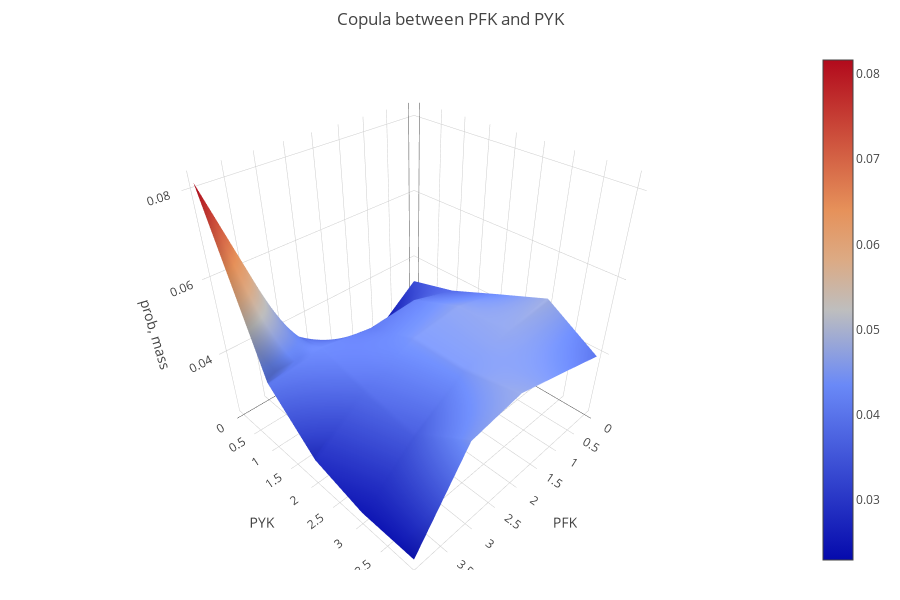

Notebook code cell kept with this figure:
### Code cell
def copula_tail_dependence(copula, cop_coeff_1, cop_coeff_2, cop_coeff_3, indicator_cutoff):

    rows, cols = copula.shape
    
    red_mass = 0
    blue_mass = 0
        
    top_left_count = 0
    bottom_right_count = 0
    top_right_count = 0
    bottom_left_count = 0
    
    top_left = []
    bottom_right = []
    top_right = []
    bottom_left = []
    
                    
    for row in range(rows):
        for col in range(cols):
            # values in the diagonal
            if ((row-col >= -cop_coeff_1*rows) & (row-col <= cop_coeff_1*rows)): 
                # values near the top left
                if (row+col < cop_coeff_2*rows -1):
                    red_mass = red_mass + copula[row][col]       
                    top_left_count = top_left_count + 1
                    top_left.append((row, col))
                    
                # values near the bottom right
                elif (row+col > cop_coeff_3*rows -1):
                    red_mass = red_mass + copula[row][col]       
                    bottom_right_count = bottom_right_count + 1
                    bottom_right.append((row, col))
            
            # values in the other diagonal
            else:
                # values near the top right and bottom left corner
                if (row+col >= cop_coeff_2*rows -1) & (row+col <= cop_coeff_3*rows -1):                    
                    # values near the top right
                    if row <= rows / 2:
                        blue_mass = blue_mass + copula[row][col]       
                        top_right_count = top_right_count + 1
                        top_right.append((row, col))
                    
                    # values near the bottom left
                    elif row > rows / 2:
                        blue_mass = blue_mass + copula[row][col]       
                        bottom_left_count = bottom_left_count + 1
                        bottom_left.append((row, col))
                                                

    print(top_left, "\n", bottom_right, "\n", top_right, "\n" , bottom_left)
    print(top_left_count, bottom_right_count, top_right_count, bottom_left_count)
    print(red_mass/blue_mass)

    
    
    

n = 5
copula = np.zeros((n, n))

cop_coeff = 0.2
cop_coeff_1 = cop_coeff
cop_coeff_2 = 1 - cop_coeff
cop_coeff_3 = 1 + cop_coeff

n1 = ec_dingo_reactions.index("PFK")
#n1 = ec_dingo_reactions.index("PGL")
n2 = ec_dingo_reactions.index("PYK")
flux1 = samples_dingo_condition_1[n1]
flux2 = samples_dingo_condition_1[n2]
data_flux1=[flux1,ec_dingo_reactions[n1]]
data_flux2=[flux2,ec_dingo_reactions[n2]]



plot_copula(data_flux1, data_flux2, n = n)
n1 = ec_dingo_reactions.index("PFK")

copula = compute_copula(flux1, flux2, n = n)
copula_tail_dependence(copula, cop_coeff_1, cop_coeff_2, cop_coeff_3, indicator_cutoff=1)

### Figure 1 — Plotly figure (JSON) as saved in the notebook; plotly's stock layout.template omitted (floating-point values rounded to 4 significant figures)
{"data": [{"type": "surface", "z": [[0.03313, 0.02299, 0.02373, 0.03851, 0.08164], [0.03672, 0.04075, 0.0397, 0.04209, 0.04075], [0.04254, 0.04612, 0.04463, 0.03836, 0.02836], [0.04821, 0.04672, 0.04463, 0.03582, 0.02463], [0.0394, 0.04343, 0.04731, 0.04522, 0.02463]]}], "layout": {"height": 600, "margin": {"b": 30, "l": 30, "r": 30, "t": 50}, "scene": {"xaxis": {"title": {"text": "PFK"}}, "yaxis": {"title": {"text": "PYK"}}, "zaxis": {"title": {"text": "prob, mass"}}}, "title": {"text": "Copula between PFK and PYK"}, "width": 900}}
